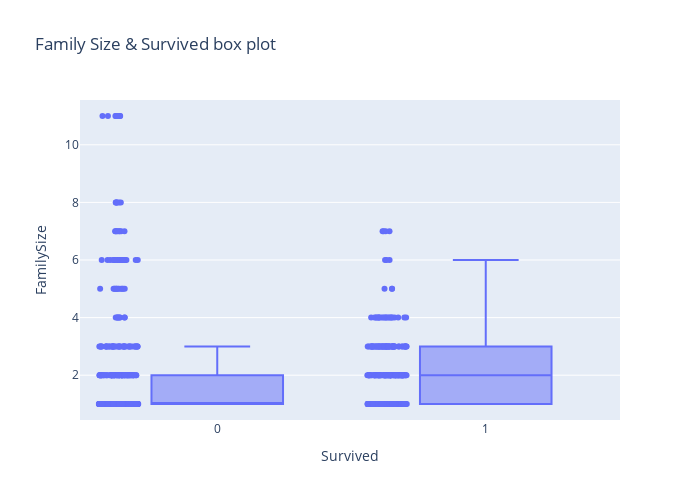

Notebook code for this chart:
### Code cell
fig = px.box(
    train, 
    x="Survived", 
    y="FamilySize", 
    points='all',
    title='Family Size & Survived box plot',
    width=700,
    height=500
)

fig.show()

### Figure 1 — Plotly figure (JSON) as saved in the notebook; plotly's stock layout.template omitted (floating-point values rounded to 4 significant figures; data arrays with more than 128 entries replaced by an {"elided": "..."} marker saying what was removed)
{"data": [{"alignmentgroup": "True", "boxpoints": "all", "hovertemplate": "Survived=%{x}<br>FamilySize=%{y}<extra></extra>", "legendgroup": "", "marker": {"color": "#636efa"}, "name": "", "notched": false, "offsetgroup": "", "orientation": "v", "showlegend": false, "type": "box", "x": {"elided": "891 int values"}, "x0": " ", "xaxis": "x", "y": {"elided": "891 int values"}, "y0": " ", "yaxis": "y"}], "layout": {"boxmode": "group", "height": 500, "legend": {"tracegroupgap": 0}, "title": {"text": "Family Size & Survived box plot"}, "width": 700, "xaxis": {"anchor": "y", "domain": [0, 1], "title": {"text": "Survived"}}, "yaxis": {"anchor": "x", "domain": [0, 1], "title": {"text": "FamilySize"}}}}
